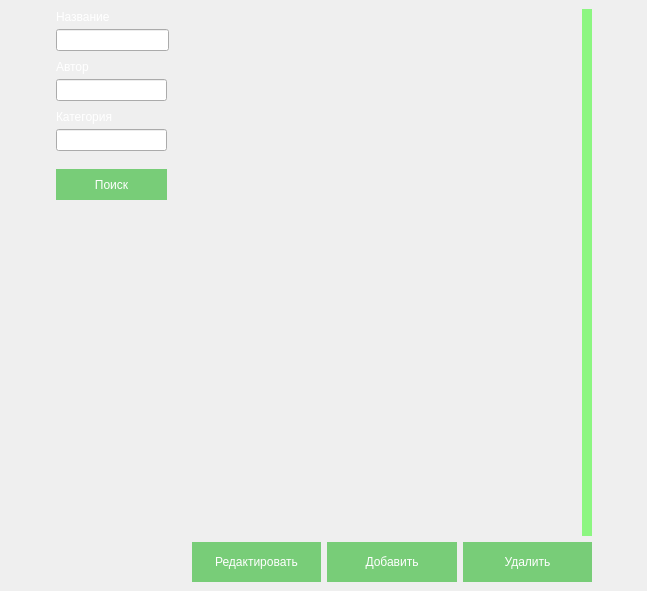
<?xml version="1.0" encoding="UTF-8"?>
<ui version="4.0">
 <class>Form</class>
 <widget class="QWidget" name="Form">
  <property name="windowModality">
   <enum>Qt::WindowModal</enum>
  </property>
  <property name="geometry">
   <rect>
    <x>0</x>
    <y>0</y>
    <width>647</width>
    <height>591</height>
   </rect>
  </property>
  <property name="windowTitle">
   <string>Form</string>
  </property>
  <property name="styleSheet">
   <string notr="true">#widget_2 {
	background-image: url(back2.jpg);
}
QListView{
	background-color:transparent;
	border:none;
outline: 0;
	color: transparent;
}

QListView::item{
	background-color: rgba(0, 0, 0, 0.5);
	border:1px;
	border-color: rgba(0, 0, 0, 0.5);
outline: 0;
}

QListView::item::hover {
	background-color:rgba(0, 170, 0, 0.5);
	border:1px;
	border-color: rgba(0, 0, 0, 0.5);
outline: 0;
}
QListView::item::pressed {
	background-color:rgba(0, 170, 127,0.8);
	border:1px;
	border-color: rgba(0, 0, 0, 0.5);

}
QListView::item::selected {
	background-color:rgba(0, 170, 127,0.8);
	border:1px;
	border-color: rgba(0, 0, 0, 0.5);
	outline: 0;
}
QListView::item::focus {
	background-color:rgba(0, 170, 127,0.8);
	border:1px;
	border-color: rgba(0, 0, 0, 0.5);
outline: 0;
}

#list_plants::item::pressed, #list_plants::item::selected{
	color: transparent;

}

#scrollArea{
	background-color: rgba(0,0,0,0.5);
	border:none;
}
#scrollAreaWidgetContents{
	background-color: rgba(0,0,0,0.5);
}

#listWidget{
	background-color: transparent;
	border:none
}

QScrollBar::Vertical{
	background-color:rgba(85, 170, 127, 0.4);
	border:none;
	width:10px;
	
	
}
QScrollBar::handle::Vertical{
	background-color: rgba(131, 255, 112, 0.8);
	height:100px;
	min-height: 50px;
	
	
}
QScrollBar::add-line::vertical{
	border:none;
	background:none;
}
QScrollBar::sub-line::vertical{
	border:none;
	background:none;
}

QScrollBar::handle::Vertical::hover{
	background-color:rgba(0, 170, 0, 1);
}
QScrollBar::handle::Vertical::pressed{
	background-color:rgba(0, 170, 127,0.8);
	border:1px ;
}

QScrollBar::add-Page::vertical,QScrollBar::sub-Page::vertical{
	background:none;
}
QScrollBar::up-arrow::vertical,QScrollBar::down-arrow::vertical{
	background:none;
}
QLabel{
	color: rgb(255, 255, 255);
}
QPushButton{
	background-color:rgba(0, 170, 0, 0.5);
	border:none;
	color: white;
}
QPushButton::hover{
	background-color: rgba(131, 255, 112, 0.5);
	border:none;
	color: white;
}
QPushButton::pressed{
	background-color:rgba(0, 170, 127,1);
	border:none;
	color: white;
}
</string>
  </property>
  <layout class="QHBoxLayout" name="horizontalLayout">
   <property name="spacing">
    <number>0</number>
   </property>
   <property name="leftMargin">
    <number>0</number>
   </property>
   <property name="topMargin">
    <number>0</number>
   </property>
   <property name="rightMargin">
    <number>0</number>
   </property>
   <property name="bottomMargin">
    <number>0</number>
   </property>
   <item>
    <widget class="QWidget" name="widget_2" native="true">
     <layout class="QHBoxLayout" name="horizontalLayout_4">
      <item>
       <spacer name="horizontalSpacer">
        <property name="orientation">
         <enum>Qt::Horizontal</enum>
        </property>
        <property name="sizeHint" stdset="0">
         <size>
          <width>40</width>
          <height>20</height>
         </size>
        </property>
       </spacer>
      </item>
      <item>
       <layout class="QHBoxLayout" name="horizontalLayout_2">
        <item>
         <widget class="QWidget" name="widget" native="true">
          <property name="minimumSize">
           <size>
            <width>130</width>
            <height>220</height>
           </size>
          </property>
          <widget class="QLabel" name="label">
           <property name="geometry">
            <rect>
             <x>0</x>
             <y>0</y>
             <width>111</width>
             <height>16</height>
            </rect>
           </property>
           <property name="text">
            <string>Название</string>
           </property>
          </widget>
          <widget class="QLineEdit" name="name_input">
           <property name="geometry">
            <rect>
             <x>0</x>
             <y>20</y>
             <width>113</width>
             <height>22</height>
            </rect>
           </property>
          </widget>
          <widget class="QLabel" name="label_2">
           <property name="geometry">
            <rect>
             <x>0</x>
             <y>50</y>
             <width>111</width>
             <height>16</height>
            </rect>
           </property>
           <property name="text">
            <string>Автор</string>
           </property>
          </widget>
          <widget class="QLineEdit" name="autor_input">
           <property name="geometry">
            <rect>
             <x>0</x>
             <y>70</y>
             <width>111</width>
             <height>22</height>
            </rect>
           </property>
          </widget>
          <widget class="QLabel" name="label_4">
           <property name="geometry">
            <rect>
             <x>0</x>
             <y>100</y>
             <width>111</width>
             <height>16</height>
            </rect>
           </property>
           <property name="text">
            <string>Категория</string>
           </property>
          </widget>
          <widget class="QLineEdit" name="category_input">
           <property name="geometry">
            <rect>
             <x>0</x>
             <y>120</y>
             <width>111</width>
             <height>22</height>
            </rect>
           </property>
          </widget>
          <widget class="QPushButton" name="search_button">
           <property name="geometry">
            <rect>
             <x>0</x>
             <y>160</y>
             <width>111</width>
             <height>31</height>
            </rect>
           </property>
           <property name="text">
            <string>Поиск</string>
           </property>
          </widget>
         </widget>
        </item>
        <item>
         <layout class="QVBoxLayout" name="verticalLayout_2">
          <item>
           <widget class="QListWidget" name="list_plants">
            <property name="minimumSize">
             <size>
              <width>400</width>
              <height>300</height>
             </size>
            </property>
            <property name="maximumSize">
             <size>
              <width>400</width>
              <height>16777215</height>
             </size>
            </property>
            <property name="styleSheet">
             <string notr="true"/>
            </property>
            <property name="frameShape">
             <enum>QFrame::NoFrame</enum>
            </property>
            <property name="lineWidth">
             <number>0</number>
            </property>
            <property name="verticalScrollBarPolicy">
             <enum>Qt::ScrollBarAlwaysOn</enum>
            </property>
            <property name="horizontalScrollBarPolicy">
             <enum>Qt::ScrollBarAlwaysOff</enum>
            </property>
            <property name="verticalScrollMode">
             <enum>QAbstractItemView::ScrollPerPixel</enum>
            </property>
            <property name="isWrapping" stdset="0">
             <bool>false</bool>
            </property>
            <property name="resizeMode">
             <enum>QListView::Fixed</enum>
            </property>
            <property name="layoutMode">
             <enum>QListView::Batched</enum>
            </property>
            <property name="spacing">
             <number>2</number>
            </property>
            <property name="viewMode">
             <enum>QListView::ListMode</enum>
            </property>
            <property name="uniformItemSizes">
             <bool>true</bool>
            </property>
            <property name="itemAlignment">
             <set>Qt::AlignTop</set>
            </property>
           </widget>
          </item>
          <item>
           <layout class="QHBoxLayout" name="horizontalLayout_3">
            <item>
             <widget class="QPushButton" name="edit_button">
              <property name="minimumSize">
               <size>
                <width>0</width>
                <height>40</height>
               </size>
              </property>
              <property name="text">
               <string>Редактировать</string>
              </property>
             </widget>
            </item>
            <item>
             <widget class="QPushButton" name="add_button">
              <property name="minimumSize">
               <size>
                <width>0</width>
                <height>40</height>
               </size>
              </property>
              <property name="text">
               <string>Добавить</string>
              </property>
             </widget>
            </item>
            <item>
             <widget class="QPushButton" name="delete_button">
              <property name="minimumSize">
               <size>
                <width>0</width>
                <height>40</height>
               </size>
              </property>
              <property name="text">
               <string>Удалить</string>
              </property>
             </widget>
            </item>
           </layout>
          </item>
         </layout>
        </item>
       </layout>
      </item>
      <item>
       <spacer name="horizontalSpacer_2">
        <property name="orientation">
         <enum>Qt::Horizontal</enum>
        </property>
        <property name="sizeHint" stdset="0">
         <size>
          <width>40</width>
          <height>20</height>
         </size>
        </property>
       </spacer>
      </item>
     </layout>
    </widget>
   </item>
  </layout>
 </widget>
 <resources/>
 <connections/>
</ui>
